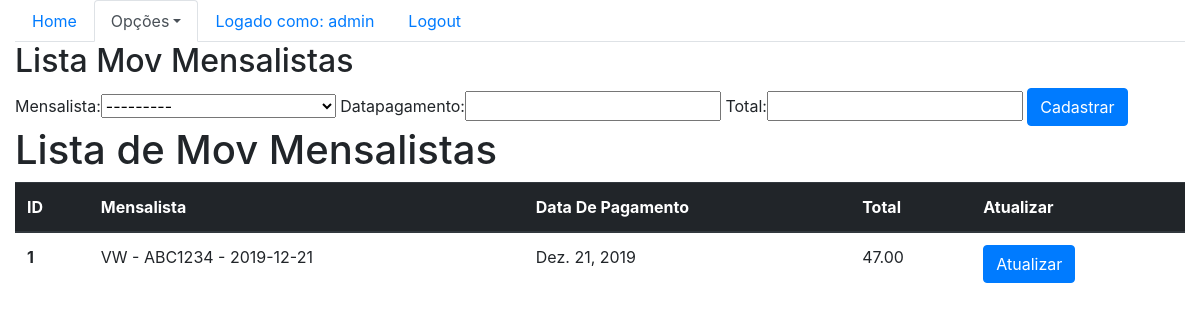
Screenshot of /sistema/mov-mensalistas/ (signed in) with the database file from the repository.
### core/models.py (models this page shows, shortened)
class MovMensalista(models.Model):
    mensalista = models.ForeignKey(Mensalista, on_delete=models.CASCADE)
    datapagamento = models.DateField()
    total = models.DecimalField(max_digits=5, decimal_places=2)

class Mensalista(models.Model):
    veiculo = models.ForeignKey(Veiculo, on_delete=models.CASCADE)
    inicio = models.DateField()
    valor_mes = models.DecimalField(max_digits=5, decimal_places=2)
    def __str__(self):
        return str(self.veiculo) + ' - ' + str(self.inicio)

class Veiculo(models.Model):
    marca = models.ForeignKey(Marca, on_delete=models.CASCADE)
    placa = models.CharField(max_length=7)
    cor = models.CharField(max_length=15)
    proprietario = models.ForeignKey(Pessoa, on_delete=models.CASCADE)
    modelo = models.CharField(max_length=50)
    observacoes = models.TextField()
    def __str__(self):
        return self.marca.nomemarca + ' - ' + self.placa

class Marca(models.Model):
   nomemarca = models.CharField(max_length=50)

### core/views.py (the view)
@login_required
def lista_mov_mensalistas(request):
    mm_data = {}
    movmensalistas = MovMensalista.objects.all()
    mm_form = MovMensalForm()
    mm_data = {'movmensalistas': movmensalistas, 'mm_form': mm_form}
    return render(request, 'core/lista_mov_mensalistas.html', mm_data)

### core/forms.py
class MovMensalForm(ModelForm):
    class Meta:
        model = MovMensalista
        fields = '__all__'

### core/templates/core/lista_mov_mensalistas.html (shortened to what this page needs)
{% extends 'base.html' %}
{% load bootstrap %}
{% block menu %}
    <ul class="nav nav-tabs">
        <li class="nav-item">
            <a class="nav-link" href="{% url 'core_home' %}">Home</a>
        </li>
        <li class="nav-item dropdown">
            <a class="nav-link dropdown-toggle active" data-toggle="dropdown" href="#" role="button" aria-haspopup="true" aria-expanded="false">Opções</a>
        </li>
        {% if user.is_authenticated %}
            <li class="nav-item">
                <a class="nav-link" href="#">Logado como: {{ user }}</a>
            </li>
            <li class="nav-item">
                <a class="nav-link" href="{% url 'logout' %}">Logout</a>
            </li>
            {% else %}
            <li class="nav-item">
                <a class="nav-link" href="{% url 'login' %}">Login</a>
            </li>
        {%endif%}
    </ul>
{% endblock %}
{% block main %}
<div class="row">
    <div class="col-sm-12">
        <h2>Lista Mov Mensalistas</h2>
<div class="row">
    <div class="col">
        <form action="{% url 'core_mov_mensalistas_novo' %}" method="POST"> {% csrf_token %}
            {{ mm_form | bootstrap }}
            <button type="submit" class="btn btn-primary">Cadastrar</button>
        </form>
        <h1>Lista de Mov Mensalistas</h1>
        <table class="table">
            <thead class="thead-dark">
              <tr>
                <th scope="col">ID</th>
                <th scope="col">Mensalista</th>
                <th scope="col">Data De Pagamento</th>
                <th scope="col">Total</th>
                <th scope="col">Atualizar</th>
              </tr>
            </thead>
            <tbody>
                {% for movmensalista in movmensalistas %}
                    <tr>
                        <th scope="row">{{movmensalista.id}}</th>
                        <td>{{movmensalista.mensalista}}</td>
                        <td>{{movmensalista.datapagamento}}</td>
                        <td>{{movmensalista.total}}</td>
                        <td><a href="{% url 'core_update_mov_mensalistas' movmensalista.id %}" class="btn btn-primary">Atualizar</a></td>
                    </tr>
              {%endfor%}
            </tbody>
          </table>
    </div>
</div>
{% endblock %}

### rows the page displays
MovMensalista: id "1", mensalista "VW - ABC1234 - 2019-12-21", datapagamento "Dez. 21, 2019", total "47.00"

### other values shown
{{ user }} "admin"
